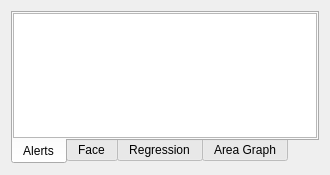
<?xml version="1.0" encoding="UTF-8"?>
<ui version="4.0">
 <class>GrainPreview</class>
 <widget class="QWidget" name="GrainPreview">
  <property name="geometry">
   <rect>
    <x>0</x>
    <y>0</y>
    <width>330</width>
    <height>175</height>
   </rect>
  </property>
  <property name="sizePolicy">
   <sizepolicy hsizetype="Fixed" vsizetype="Fixed">
    <horstretch>0</horstretch>
    <verstretch>0</verstretch>
   </sizepolicy>
  </property>
  <property name="minimumSize">
   <size>
    <width>330</width>
    <height>175</height>
   </size>
  </property>
  <property name="maximumSize">
   <size>
    <width>330</width>
    <height>175</height>
   </size>
  </property>
  <property name="windowTitle">
   <string>Form</string>
  </property>
  <layout class="QVBoxLayout" name="verticalLayout">
   <item>
    <widget class="QTabWidget" name="tabWidget">
     <property name="tabPosition">
      <enum>QTabWidget::South</enum>
     </property>
     <property name="currentIndex">
      <number>0</number>
     </property>
     <widget class="QListWidget" name="tabAlerts">
      <attribute name="title">
       <string>Alerts</string>
      </attribute>
     </widget>
     <widget class="GrainPreviewGraph" name="tabFace">
      <attribute name="title">
       <string>Face</string>
      </attribute>
     </widget>
     <widget class="GrainPreviewGraph" name="tabRegression">
      <attribute name="title">
       <string>Regression</string>
      </attribute>
     </widget>
     <widget class="GrainPreviewGraph" name="tabAreaGraph">
      <attribute name="title">
       <string>Area Graph</string>
      </attribute>
     </widget>
    </widget>
   </item>
  </layout>
 </widget>
 <customwidgets>
  <customwidget>
   <class>GrainPreviewGraph</class>
   <extends>QWidget</extends>
   <header location="global">uilib.widgets.grainPreviewGraph</header>
   <container>1</container>
  </customwidget>
 </customwidgets>
 <resources/>
 <connections/>
</ui>
